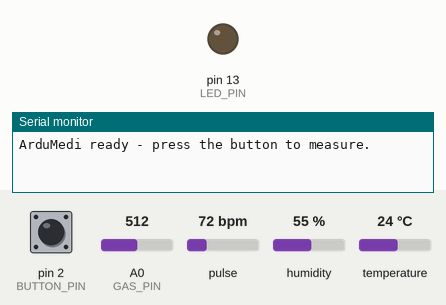
The sketch below on a simulated Arduino Uno, built with avr-gcc and run on an emulated ATmega328P. On the bench: output pins drawn as LEDs (lit = HIGH), the last lines printed to the serial monitor. The inputs (shaded band) are chosen by the test bench; at power-on: pin 2 (BUTTON_PIN) HIGH, A0 (GAS_PIN) = 512, pulse 72 bpm, humidity 55 %, temperature 24 °C.

Above: at 1.2 s.
1.3 s: pin 2 (BUTTON_PIN) pulled LOW for 0.15 s
At 1.41 s:
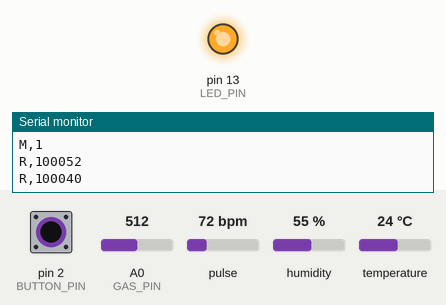
2.9 s: pin 2 (BUTTON_PIN) pulled LOW for 1 s
At 4.7 s:
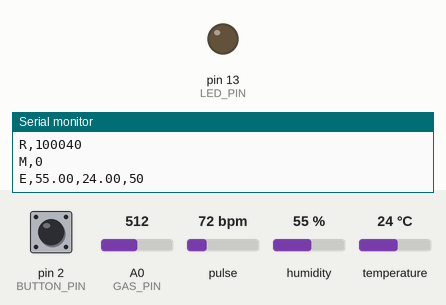
Timing chart, 0 to 6.2 s (numbered marks = the images above; inputs shaded):
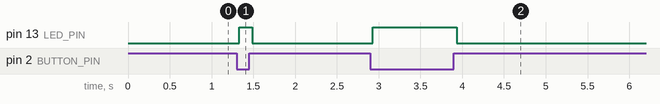

Measured:
- after the input at 1.3 s, pin 13 (LED_PIN): LOW → HIGH at once, → LOW 0.16 s later
- after the input at 2.9 s, pin 13 (LED_PIN): LOW → HIGH at once, → LOW 1.0 s later

The sketch:

Arduino_HeartRate_GasSensor_Dht11.ino
```cpp
/*
  ArduMedi Project
  Peddie Hacks Hackathon

  Reads:
    -MAX30102   heart rate (PBA algorithm)
    - DHT11                 temperature + humidity
    - MQ (gas) sensor       air quality as a percentage

  The push button is to start measuring your heart rate; when released it to stops measuring your heart rate.
  The web dashboard (Web Serial API) parses the serial output below.

  Wiring (Arduino Uno):
    MAX3010x : VIN -> 3.3V   GND -> GND   SDA -> A4   SCL -> A5
    DHT11    : VCC -> 5V   GND -> GND   DAT -> pin 3
    Gas      : VCC -> 5V   GND -> GND   A0  -> A0
    Button   : pin 2  -> GND (Using Input PULLUP)
    LED      : pin 13 (Used so you know when you are reading BPM)

  Serial protocol (115200 baud):
    M,1         measuring started (button pressed)
    M,0         measuring stopped (button released)
    E,h,t,g     environment snapshot: humidity %, temp C, gas %
    R,ir        raw IR reading while measuring
    B,bpm,avg   a heartbeat was detected

  Libraries (Arduino Library Manager):
    - SparkFun MAX3010x Pulse and Proximity Sensor Library
    - DHT sensor library (Adafruit)
*/

#include <Wire.h>
#include <MAX30105.h>
#include <heartRate.h>
#include <DHT.h>

// ---------------- Pin definitions ----------------
#define BUTTON_PIN 2
#define DHTPIN     3
#define GAS_PIN    A0
#define LED_PIN    13

#define DHTTYPE DHT11

// ---------------- Objects ----------------
MAX30105 particleSensor;
DHT dht(DHTPIN, DHTTYPE);

// ---------------- Heart rate state (PBA) ----------------
const byte RATE_SIZE = 4;    // more = smoother average
byte rates[RATE_SIZE];
byte rateSpot = 0;
long lastBeat = 0;
float beatsPerMinute = 0;
int beatAvg = 0;

// ---------------- Timing ----------------
const unsigned long ENV_INTERVAL = 2000;   // DHT11 needs 2s between reads
const unsigned long IR_INTERVAL  = 50;     // raw reading throttle in ms
const unsigned long DEBOUNCE_MS  = 30;

unsigned long lastEnvTime = 0;
unsigned long lastIRTime = 0;
unsigned long lastDebounceTime = 0;
bool lastButtonState = HIGH;

// ---------------- State ----------------
bool measuring = false;

// ============================================================
// SETUP
// ============================================================
void setup() {
  Serial.begin(115200);

  pinMode(BUTTON_PIN, INPUT_PULLUP);
  pinMode(GAS_PIN, INPUT);
  pinMode(LED_PIN, OUTPUT);

  dht.begin();

  if (!particleSensor.begin(Wire, I2C_SPEED_FAST)) {
    Serial.println("FATAL,MAX3010x not found - check wiring/power.");
    while (1);
  }

  particleSensor.setup();                 // default settings
  particleSensor.setPulseAmplitudeRed(0x0A); // low red LED = running
  particleSensor.setPulseAmplitudeGreen(0);  // green LED off

  Serial.println("ArduMedi ready - press the button to measure.");
}

// ============================================================
// MAIN LOOP
// ============================================================
void loop() {
  updateButton();

  if (measuring) {
    measureHeartRate();
  }

  if (millis() - lastEnvTime >= ENV_INTERVAL) {
    lastEnvTime = millis();
    sendEnvironment();
  }
}

// ============================================================
// BUTTON (debounced, pressed = LOW because INPUT_PULLUP)
// ============================================================
void updateButton() {
  bool buttonState = (digitalRead(BUTTON_PIN) == LOW);

  if (buttonState != lastButtonState) {
    lastDebounceTime = millis();
    lastButtonState = buttonState;
  }

  if (millis() - lastDebounceTime >= DEBOUNCE_MS && measuring != buttonState) {
    measuring = buttonState;
    digitalWrite(LED_PIN, measuring ? HIGH : LOW);

    if (measuring) {
      resetHeartRate();
      Serial.println("M,1");
    } else {
      Serial.println("M,0");
    }
  }
}

// ============================================================
// HEART RATE (MAX3010x, PBA algorithm)
// ============================================================
void measureHeartRate() {
  long irValue = particleSensor.getIR();

  // Send the raw reading so the web can show live data (throttled).
  if (millis() - lastIRTime >= IR_INTERVAL) {
    lastIRTime = millis();
    Serial.print("R,");
    Serial.println(irValue);
  }

  if (checkForBeat(irValue)) {
    long delta = millis() - lastBeat;
    lastBeat = millis();

    beatsPerMinute = 60 / (delta / 1000.0);

    if (beatsPerMinute < 255 && beatsPerMinute > 20) {
      rates[rateSpot++] = (byte)beatsPerMinute; // store this reading
      rateSpot %= RATE_SIZE;                    // wrap around

      // average of the last readings
      beatAvg = 0;
      for (byte x = 0; x < RATE_SIZE; x++) {
        beatAvg += rates[x];
      }
      beatAvg /= RATE_SIZE;

      Serial.print("B,");
      Serial.print((int)beatsPerMinute);
      Serial.print(",");
      Serial.println(beatAvg);
    }
  }
}

// Clear heart rate state for a fresh measurement session.
void resetHeartRate() {
  rateSpot = 0;
  lastBeat = millis();
  beatsPerMinute = 0;
  beatAvg = 0;
  for (byte x = 0; x < RATE_SIZE; x++) {
    rates[x] = 0;
  }
}

// ============================================================
// ENVIRONMENT (DHT11 + gas sensor)
// ============================================================
void sendEnvironment() {
  float h = dht.readHumidity();
  float t = dht.readTemperature();

  if (isnan(h) || isnan(t)) {
    Serial.println("E,DHT_ERROR,0,0");
    return;
  }

  Serial.print("E,");
  Serial.print(h);
  Serial.print(",");
  Serial.print(t);
  Serial.print(",");
  Serial.println(readGasPercentage());
}

int readGasPercentage() {
  int raw = analogRead(GAS_PIN);
  return constrain(map(raw, 0, 1023, 0, 100), 0, 100);
}
```
